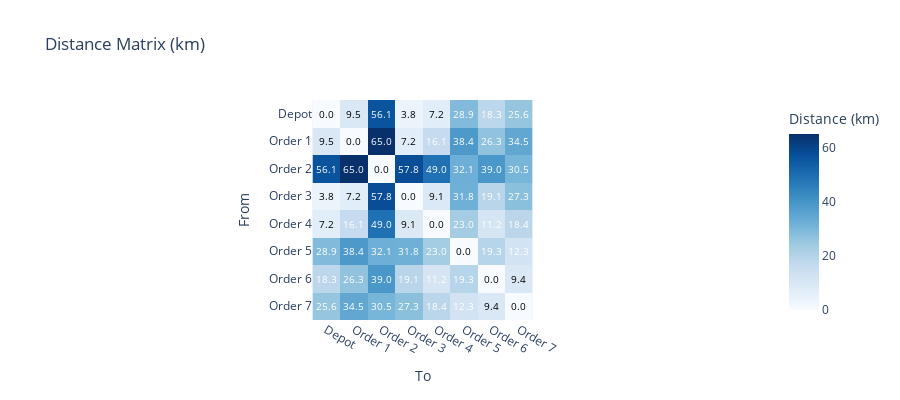

Notebook cell for this chart:
### Code cell
# Build distance matrix
distance_matrix = build_distance_matrix(locations)

# Create labels for visualization
labels = ["Depot"] + [f"Order {i}" for i in range(1, len(locations))]

# Display as heatmap
fig = px.imshow(
    distance_matrix,
    labels=dict(x="To", y="From", color="Distance (km)"),
    x=labels,
    y=labels,
    color_continuous_scale="Blues",
    title="Distance Matrix (km)",
)

# Add text annotations
for i in range(len(distance_matrix)):
    for j in range(len(distance_matrix[i])):
        fig.add_annotation(
            x=j, y=i,
            text=f"{distance_matrix[i][j]:.1f}",
            showarrow=False,
            font=dict(size=10, color="white" if distance_matrix[i][j] > 10 else "black"),
        )

fig.update_layout(height=400)
fig.show()

### Figure 1 — Plotly figure (JSON) as saved in the notebook; plotly's stock layout.template omitted (floating-point values rounded to 4 significant figures)
{"data": [{"coloraxis": "coloraxis", "hovertemplate": "To: %{x}<br>From: %{y}<br>Distance (km): %{z}<extra></extra>", "name": "0", "type": "heatmap", "x": ["Depot", "Order 1", "Order 2", "Order 3", "Order 4", "Order 5", "Order 6", "Order 7"], "xaxis": "x", "y": ["Depot", "Order 1", "Order 2", "Order 3", "Order 4", "Order 5", "Order 6", "Order 7"], "yaxis": "y", "z": [[0.0, 9.486, 56.12, 3.831, 7.225, 28.88, 18.28, 25.6], [9.486, 0.0, 64.95, 7.207, 16.14, 38.36, 26.29, 34.49], [56.12, 64.95, 0.0, 57.75, 48.96, 32.13, 38.95, 30.52], [3.831, 7.207, 57.75, 0.0, 9.078, 31.83, 19.12, 27.31], [7.225, 16.14, 48.96, 9.078, 0.0, 23.04, 11.22, 18.44], [28.88, 38.36, 32.13, 31.83, 23.04, 0.0, 19.29, 12.31], [18.28, 26.29, 38.95, 19.12, 11.22, 19.29, 0.0, 9.441], [25.6, 34.49, 30.52, 27.31, 18.44, 12.31, 9.441, 0.0]]}], "layout": {"annotations": [{"font": {"color": "black", "size": 10}, "showarrow": false, "text": "0.0", "x": 0, "y": 0}, {"font": {"color": "black", "size": 10}, "showarrow": false, "text": "9.5", "x": 1, "y": 0}, {"font": {"color": "white", "size": 10}, "showarrow": false, "text": "56.1", "x": 2, "y": 0}, {"font": {"color": "black", "size": 10}, "showarrow": false, "text": "3.8", "x": 3, "y": 0}, {"font": {"color": "black", "size": 10}, "showarrow": false, "text": "7.2", "x": 4, "y": 0}, {"font": {"color": "white", "size": 10}, "showarrow": false, "text": "28.9", "x": 5, "y": 0}, {"font": {"color": "white", "size": 10}, "showarrow": false, "text": "18.3", "x": 6, "y": 0}, {"font": {"color": "white", "size": 10}, "showarrow": false, "text": "25.6", "x": 7, "y": 0}, {"font": {"color": "black", "size": 10}, "showarrow": false, "text": "9.5", "x": 0, "y": 1}, {"font": {"color": "black", "size": 10}, "showarrow": false, "text": "0.0", "x": 1, "y": 1}, {"font": {"color": "white", "size": 10}, "showarrow": false, "text": "65.0", "x": 2, "y": 1}, {"font": {"color": "black", "size": 10}, "showarrow": false, "text": "7.2", "x": 3, "y": 1}, {"font": {"color": "white", "size": 10}, "showarrow": false, "text": "16.1", "x": 4, "y": 1}, {"font": {"color": "white", "size": 10}, "showarrow": false, "text": "38.4", "x": 5, "y": 1}, {"font": {"color": "white", "size": 10}, "showarrow": false, "text": "26.3", "x": 6, "y": 1}, {"font": {"color": "white", "size": 10}, "showarrow": false, "text": "34.5", "x": 7, "y": 1}, {"font": {"color": "white", "size": 10}, "showarrow": false, "text": "56.1", "x": 0, "y": 2}, {"font": {"color": "white", "size": 10}, "showarrow": false, "text": "65.0", "x": 1, "y": 2}, {"font": {"color": "black", "size": 10}, "showarrow": false, "text": "0.0", "x": 2, "y": 2}, {"font": {"color": "white", "size": 10}, "showarrow": false, "text": "57.8", "x": 3, "y": 2}, {"font": {"color": "white", "size": 10}, "showarrow": false, "text": "49.0", "x": 4, "y": 2}, {"font": {"color": "white", "size": 10}, "showarrow": false, "text": "32.1", "x": 5, "y": 2}, {"font": {"color": "white", "size": 10}, "showarrow": false, "text": "39.0", "x": 6, "y": 2}, {"font": {"color": "white", "size": 10}, "showarrow": false, "text": "30.5", "x": 7, "y": 2}, {"font": {"color": "black", "size": 10}, "showarrow": false, "text": "3.8", "x": 0, "y": 3}, {"font": {"color": "black", "size": 10}, "showarrow": false, "text": "7.2", "x": 1, "y": 3}, {"font": {"color": "white", "size": 10}, "showarrow": false, "text": "57.8", "x": 2, "y": 3}, {"font": {"color": "black", "size": 10}, "showarrow": false, "text": "0.0", "x": 3, "y": 3}, {"font": {"color": "black", "size": 10}, "showarrow": false, "text": "9.1", "x": 4, "y": 3}, {"font": {"color": "white", "size": 10}, "showarrow": false, "text": "31.8", "x": 5, "y": 3}, {"font": {"color": "white", "size": 10}, "showarrow": false, "text": "19.1", "x": 6, "y": 3}, {"font": {"color": "white", "size": 10}, "showarrow": false, "text": "27.3", "x": 7, "y": 3}, {"font": {"color": "black", "size": 10}, "showarrow": false, "text": "7.2", "x": 0, "y": 4}, {"font": {"color": "white", "size": 10}, "showarrow": false, "text": "16.1", "x": 1, "y": 4}, {"font": {"color": "white", "size": 10}, "showarrow": false, "text": "49.0", "x": 2, "y": 4}, {"font": {"color": "black", "size": 10}, "showarrow": false, "text": "9.1", "x": 3, "y": 4}, {"font": {"color": "black", "size": 10}, "showarrow": false, "text": "0.0", "x": 4, "y": 4}, {"font": {"color": "white", "size": 10}, "showarrow": false, "text": "23.0", "x": 5, "y": 4}, {"font": {"color": "white", "size": 10}, "showarrow": false, "text": "11.2", "x": 6, "y": 4}, {"font": {"color": "white", "size": 10}, "showarrow": false, "text": "18.4", "x": 7, "y": 4}, {"font": {"color": "white", "size": 10}, "showarrow": false, "text": "28.9", "x": 0, "y": 5}, {"font": {"color": "white", "size": 10}, "showarrow": false, "text": "38.4", "x": 1, "y": 5}, {"font": {"color": "white", "size": 10}, "showarrow": false, "text": "32.1", "x": 2, "y": 5}, {"font": {"color": "white", "size": 10}, "showarrow": false, "text": "31.8", "x": 3, "y": 5}, {"font": {"color": "white", "size": 10}, "showarrow": false, "text": "23.0", "x": 4, "y": 5}, {"font": {"color": "black", "size": 10}, "showarrow": false, "text": "0.0", "x": 5, "y": 5}, {"font": {"color": "white", "size": 10}, "showarrow": false, "text": "19.3", "x": 6, "y": 5}, {"font": {"color": "white", "size": 10}, "showarrow": false, "text": "12.3", "x": 7, "y": 5}, {"font": {"color": "white", "size": 10}, "showarrow": false, "text": "18.3", "x": 0, "y": 6}, {"font": {"color": "white", "size": 10}, "showarrow": false, "text": "26.3", "x": 1, "y": 6}, {"font": {"color": "white", "size": 10}, "showarrow": false, "text": "39.0", "x": 2, "y": 6}, {"font": {"color": "white", "size": 10}, "showarrow": false, "text": "19.1", "x": 3, "y": 6}, {"font": {"color": "white", "size": 10}, "showarrow": false, "text": "11.2", "x": 4, "y": 6}, {"font": {"color": "white", "size": 10}, "showarrow": false, "text": "19.3", "x": 5, "y": 6}, {"font": {"color": "black", "size": 10}, "showarrow": false, "text": "0.0", "x": 6, "y": 6}, {"font": {"color": "black", "size": 10}, "showarrow": false, "text": "9.4", "x": 7, "y": 6}, {"font": {"color": "white", "size": 10}, "showarrow": false, "text": "25.6", "x": 0, "y": 7}, {"font": {"color": "white", "size": 10}, "showarrow": false, "text": "34.5", "x": 1, "y": 7}, {"font": {"color": "white", "size": 10}, "showarrow": false, "text": "30.5", "x": 2, "y": 7}, {"font": {"color": "white", "size": 10}, "showarrow": false, "text": "27.3", "x": 3, "y": 7}, {"font": {"color": "white", "size": 10}, "showarrow": false, "text": "18.4", "x": 4, "y": 7}, {"font": {"color": "white", "size": 10}, "showarrow": false, "text": "12.3", "x": 5, "y": 7}, {"font": {"color": "black", "size": 10}, "showarrow": false, "text": "9.4", "x": 6, "y": 7}, {"font": {"color": "black", "size": 10}, "showarrow": false, "text": "0.0", "x": 7, "y": 7}], "coloraxis": {"colorbar": {"title": {"text": "Distance (km)"}}, "colorscale": [[0, "rgb(247,251,255)"], [0.125, "rgb(222,235,247)"], [0.25, "rgb(198,219,239)"], [0.375, "rgb(158,202,225)"], [0.5, "rgb(107,174,214)"], [0.625, "rgb(66,146,198)"], [0.75, "rgb(33,113,181)"], [0.875, "rgb(8,81,156)"], [1, "rgb(8,48,107)"]]}, "height": 400, "title": {"text": "Distance Matrix (km)"}, "xaxis": {"anchor": "y", "constrain": "domain", "domain": [0, 1], "scaleanchor": "y", "title": {"text": "To"}}, "yaxis": {"anchor": "x", "autorange": "reversed", "constrain": "domain", "domain": [0, 1], "title": {"text": "From"}}}}
